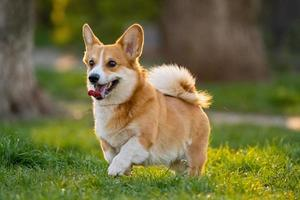
#> input picture open cv/photos/dog.jpg, 300 x 200 px
$ python histograms.py
#> lines starting #> are read from the running program, lines starting #| are printed output that depends on the picture
#histograms

import cv2
import numpy as np
import matplotlib.pyplot as plt

img = cv2.imread('./photos/dog.jpg')
#> img is the input picture: shape (200, 300, 3); mean B, G, R 62.3, 109, 111.9

cv2.imshow('image' , img)

#using matplotlib
plt.hist(img.ravel() , 256  , [0,256] ) #max number of pixel values and range of pixels)
plt.show()
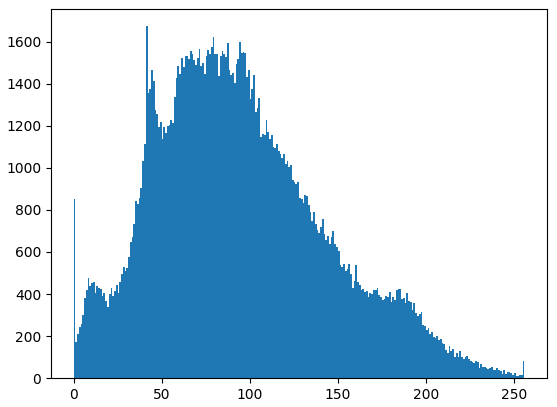
#> figure drawn by matplotlib, 1 panel; tallest bar 1673 high, from x = 41 to 42

cv2.waitKey(0)
cv2.destroyAllWindows()

b,g,r = cv2.split(img)
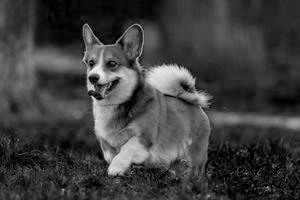
#> b: shape (200, 300); min 0, max 249, mean 62.3
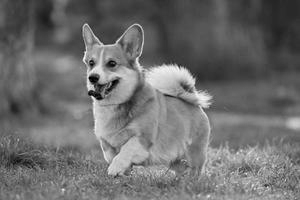
#> g: shape (200, 300); min 0, max 247, mean 109
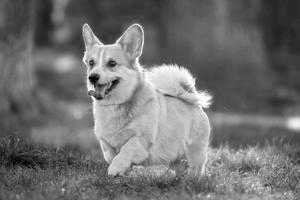
#> r: shape (200, 300); min 0, max 255, mean 111.9

cv2.imshow('blue' , b)
cv2.imshow('green' , g)
cv2.imshow('red' , r)

plt.hist(b.ravel() , 256  , [0,256] ) #max number of pixel values and range of pixels)
plt.hist(g.ravel() , 256  , [0,256] )
plt.hist(r.ravel() , 256  , [0,256] )
plt.show()
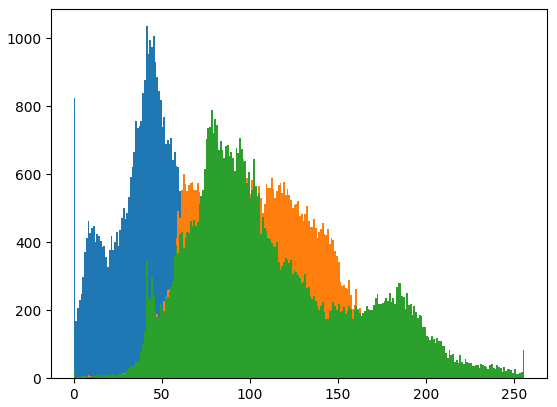
#> figure drawn by matplotlib, 1 panel; tallest bar 1035 high, from x = 41 to 42; tallest bar 644 high, from x = 96 to 97; tallest bar 788 high, from x = 78 to 79


#using cv2

hist = cv2.calcHist([img] , [0] , None , [256] , [0 , 255])
#> hist = 256 values, max 1035 at index 41, min 0 at index 238, mean 234.4
#hist = cv2.calcHist([img - image] , [0] - channels [0,1,2] , None - if the image is in grayscale , [256] - no of bins , [0 , 255] - pixel range)
plt.plot(hist)
plt.show()
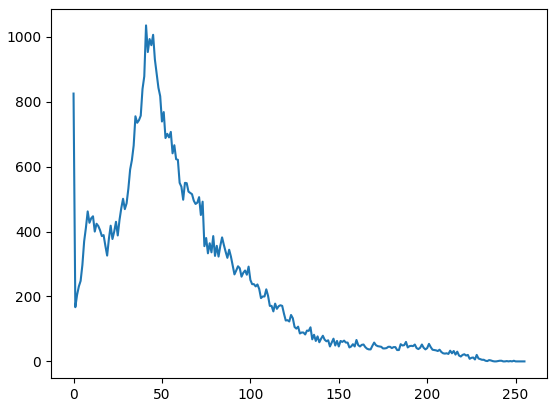
#> figure drawn by matplotlib, 1 panel; curve peaks at x = 41, y = 1035

cv2.waitKey(0)
cv2.destroyAllWindows()

$ run again, with open cv/photos/largeImage.jpg copied over open cv/photos/dog.jpg
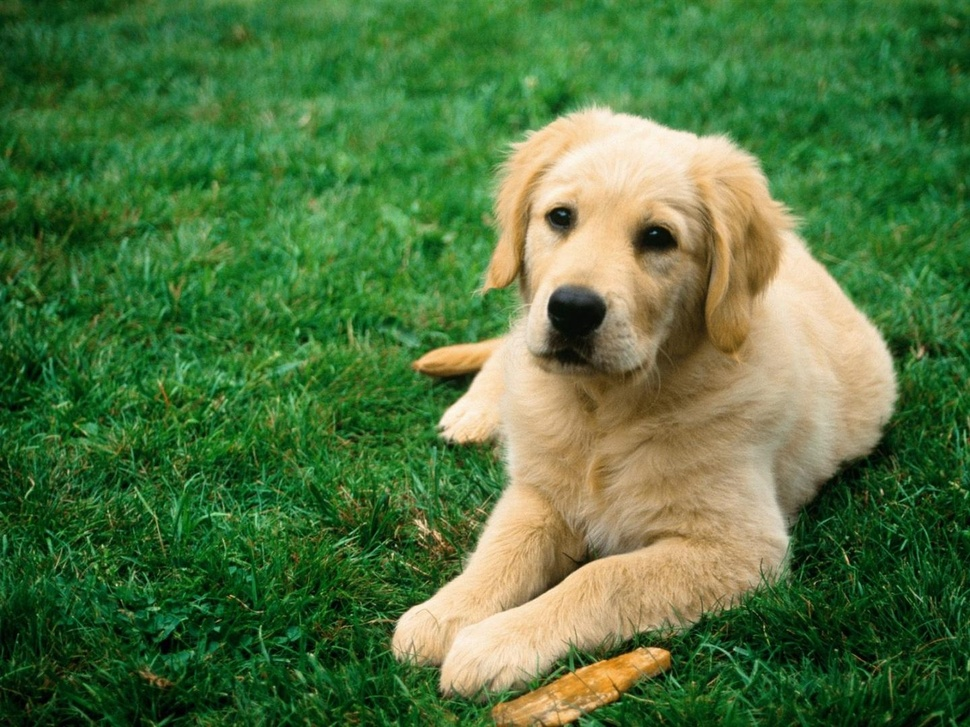
#> input picture open cv/photos/largeImage.jpg, 970 x 727 px, shrunk from 1440 x 1080 before the run
#> img is the input picture: shape (727, 970, 3); mean B, G, R 62.2, 116.7, 79.4
#> `b,g,r = cv2.split(img)`:
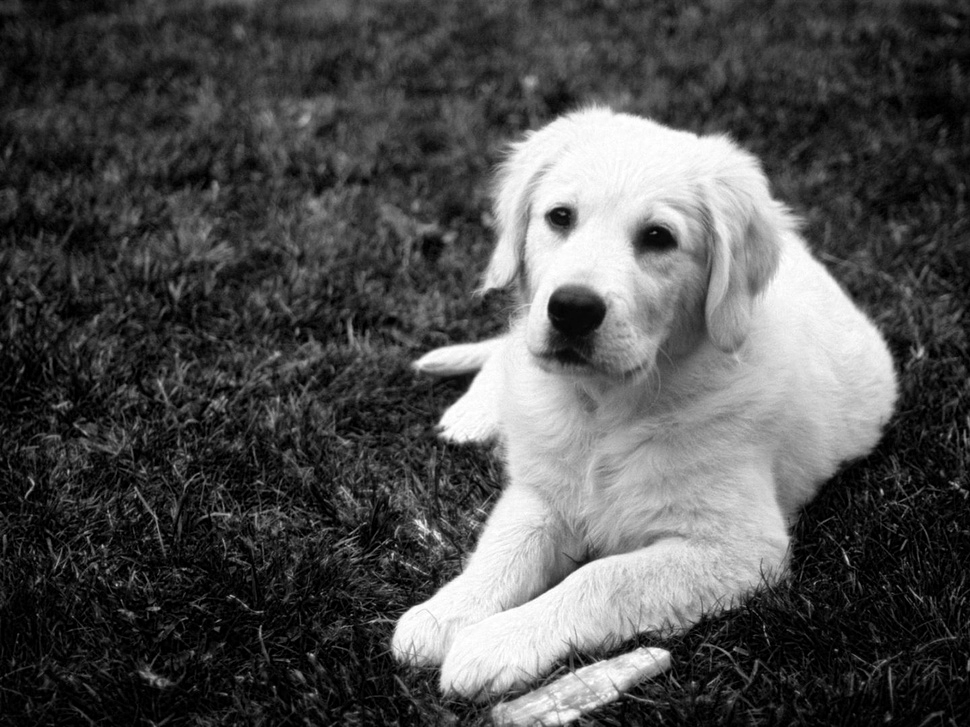
#> r: shape (727, 970); min 0, max 255, mean 79.4
#> hist = 256 values, max 11206 at index 0, min 0 at index 237, mean 2754.6
#> `plt.show()`:
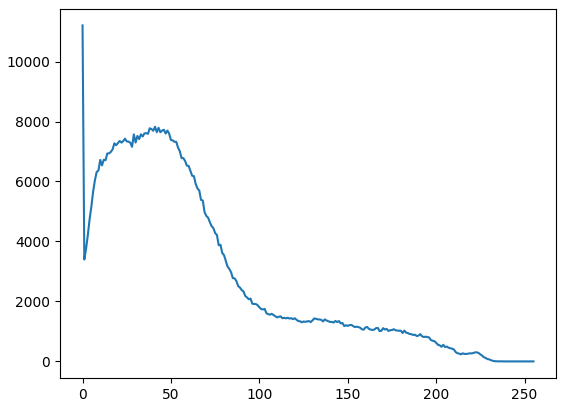
#> figure drawn by matplotlib, 1 panel; curve peaks at x = 0, y = 11206

$ run again, with open cv/photos/noise.jpg copied over open cv/photos/dog.jpg
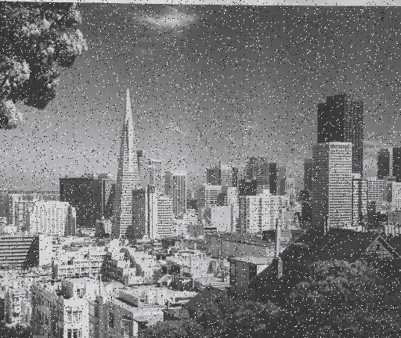
#> input picture open cv/photos/noise.jpg, 401 x 338 px
#> img is the input picture: shape (338, 401, 3); mean B, G, R 120.8, 120.6, 120.6
#> `plt.show()`:
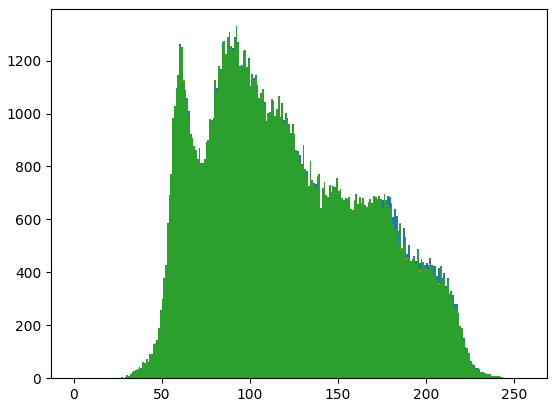
#> figure drawn by matplotlib, 1 panel; tallest bar 1317 high, from x = 92 to 93; tallest bar 1329 high, from x = 92 to 93; tallest bar 1330 high, from x = 92 to 93
#> hist = 256 values, max 1317 at index 92, min 0 at index 0, mean 529.4
#> `plt.show()`:
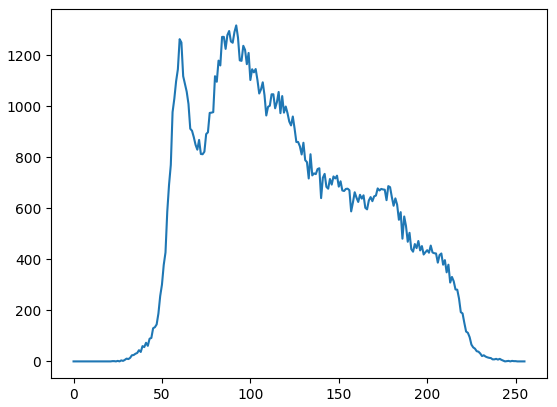
#> figure drawn by matplotlib, 1 panel; curve peaks at x = 92, y = 1317
